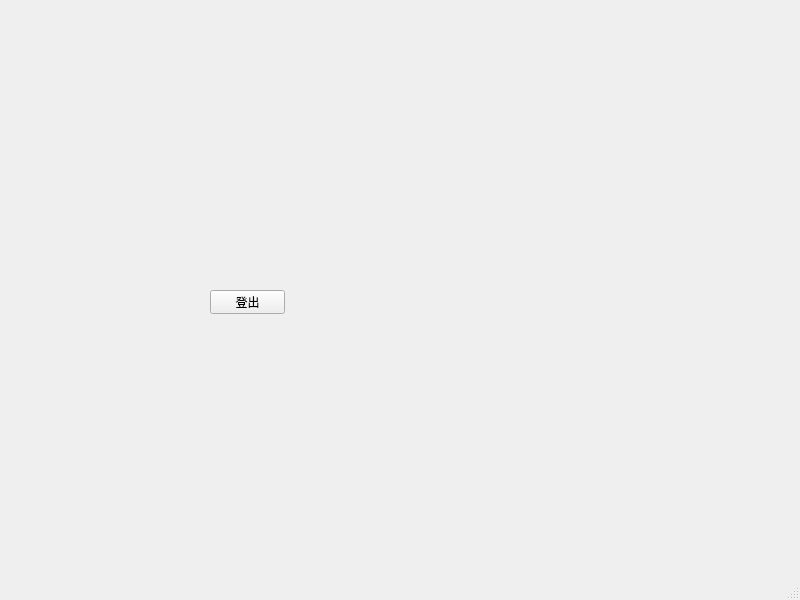
<?xml version="1.0" encoding="UTF-8"?>
<ui version="4.0">
 <class>Frm_Admin</class>
 <widget class="QMainWindow" name="Frm_Admin">
  <property name="geometry">
   <rect>
    <x>0</x>
    <y>0</y>
    <width>800</width>
    <height>600</height>
   </rect>
  </property>
  <property name="windowTitle">
   <string>MainWindow</string>
  </property>
  <widget class="QWidget" name="centralwidget">
   <widget class="QPushButton" name="btn_Logout">
    <property name="geometry">
     <rect>
      <x>210</x>
      <y>290</y>
      <width>75</width>
      <height>24</height>
     </rect>
    </property>
    <property name="text">
     <string>登出</string>
    </property>
   </widget>
  </widget>
  <widget class="QMenuBar" name="menubar">
   <property name="geometry">
    <rect>
     <x>0</x>
     <y>0</y>
     <width>800</width>
     <height>22</height>
    </rect>
   </property>
  </widget>
  <widget class="QStatusBar" name="statusbar"/>
 </widget>
 <resources/>
 <connections/>
</ui>
